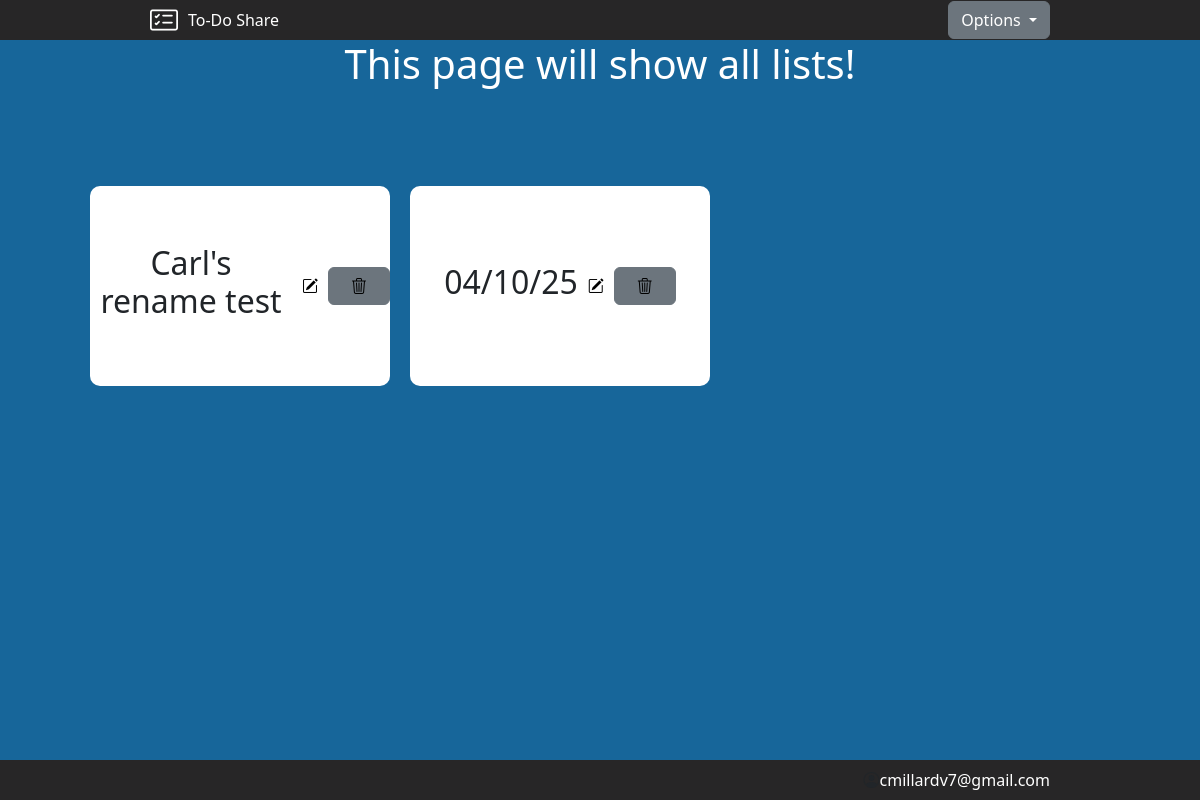
Page /all (signed in) on the earlier database version.
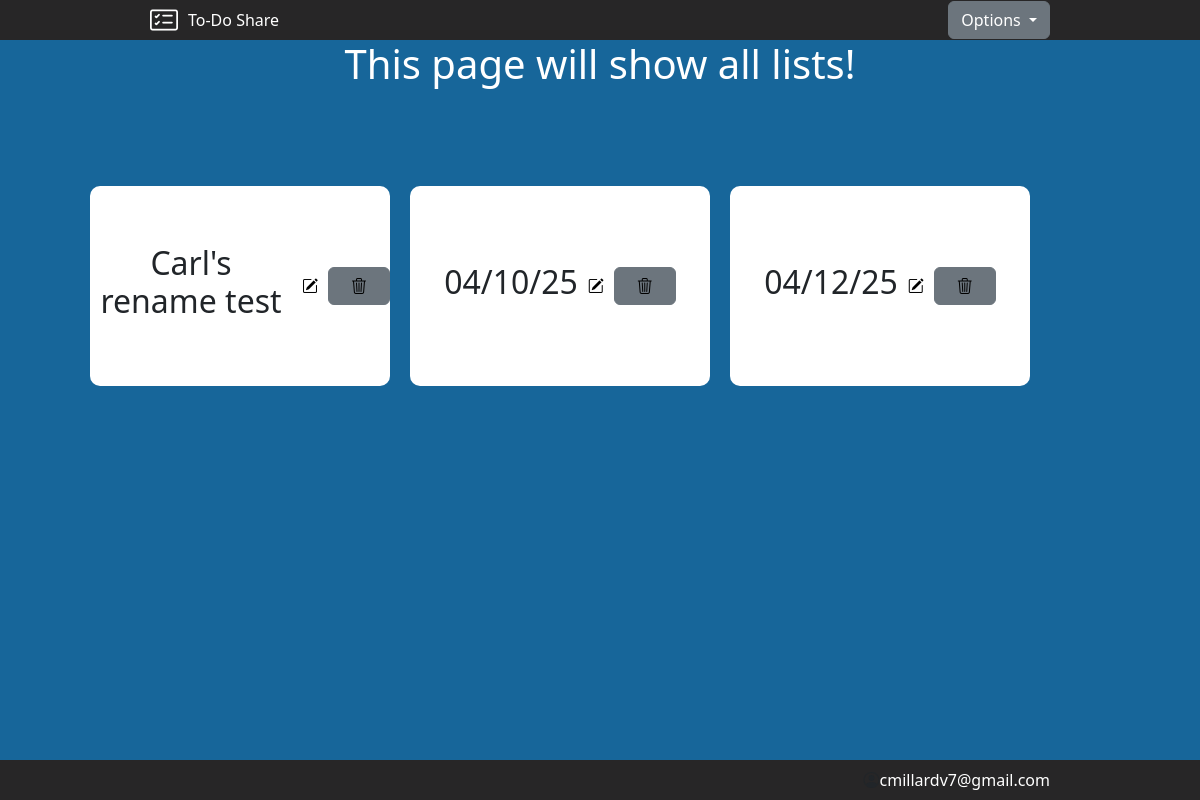
Same page on the later database version.
### main.py (models this page shows)
class ListName(db.Model):
    __tablename__ = "list_names"
    id: Mapped[int] = mapped_column(Integer, primary_key=True)
    list_name: Mapped[str] = mapped_column(String(250), nullable=False)
    list_users: Mapped[List['Users']] = relationship(secondary=relationships_table, back_populates="list_names")
    list_items: Mapped[List['ToDoItem']] = relationship(cascade="all, delete-orphan")
    list_url_id: Mapped[str] = mapped_column(String(), nullable=False, unique=True)

class Users(db.Model, UserMixin):
    __tablename__ = "users"
    id: Mapped[int] = mapped_column(Integer, primary_key=True)
    email: Mapped[str] = mapped_column(String(250), nullable=False, unique=True)
    password: Mapped[str] = mapped_column(String(250), nullable=False)
    list_names: Mapped[List['ListName']] = relationship(secondary=relationships_table, back_populates="list_users")

### main.py (the view)
@app.route("/all")
def all_lists():
    session['list_items'] = []
    session['first_access'] = True
    return render_template("lists.html", current_user=current_user)

### main.py (called while the page is built)
@login_manager.user_loader
def load_user(user_id):
    return db.get_or_404(Users, user_id)

### templates/lists.html
{% include 'header.html' %}
<main id="all-lists-main">
        <h1 id="all-lists-headline">This page will show all lists!</h1>
        <div id="list-card-holder">
                {% set delete_list_url = url_for('delete_list') %}
                {% for list in current_user.list_names %}
                <div class="list-card">
                        <h2>{{ list.list_name }}</h2>
                        <a href="{{ url_for('edit_list', list_url_id=list.list_url_id) }}"><i class="bi bi-pencil-square"></i></a>
                        <button type="button" class="btn btn-secondary delete-list-btn" data-bs-container="body" data-bs-toggle="popover" data-bs-placement="top" data-bs-content="<p>Delete this list?</p>
                                <form action='/delete-list' methods='DELETE'>
                                        <input type='hidden' name='list_name_id' value='{{ list.id }}'>
                                        <button type='submit' class='btn btn-primary'>Delete</button>
                                </form>">
                                <i class="bi bi-trash3"></i>
                        </button>
                </div>
                {% endfor %}
        </div>
</main>
{% include 'footer.html' %}

### templates/header.html (shortened to what this page needs)
<!DOCTYPE html>
<html lang="en">
<head>
    {{ bootstrap.load_css() }}
    <link rel="stylesheet" href="https://cdn.jsdelivr.net/npm/bootstrap-icons@1.11.3/font/bootstrap-icons.min.css">
    <link rel="stylesheet" href="{{ url_for('static', filename='css/styles.css') }}">
</head>
<body>
    <header id="top-bar" >
        <div id="top-bar-title">
            <i class="bi bi-card-checklist"></i><span>To-Do Share</span>
        </div>
        {% if not current_user.is_authenticated %}
        <div class="dropdown">
          <button class="btn btn-secondary dropdown-toggle" type="button" data-bs-toggle="dropdown" aria-expanded="false">
            Options
          </button>
          <ul class="dropdown-menu">
              <li><a class="dropdown-item" href='{{ url_for("log_in") }}'>Log in</a></li>
              <li><a class="dropdown-item" href='{{ url_for("sign_up") }}'>Sign up</a></li>
          </ul>
        </div>
        {% else %}
        <div class="dropdown">
          <button class="btn btn-secondary dropdown-toggle" type="button" data-bs-toggle="dropdown" aria-expanded="false">
            Options
          </button>
        </div>
        {% endif %}
    </header>

### templates/footer.html (shortened to what this page needs)
        <footer>
            <div id="footer-bar">
                {% if current_user.is_authenticated %}
                <i class="bi bi-person-circle"></i>
                <span id="top-bar-email">{{ current_user.email }}</span>
                {% endif %}
            </div>
        </footer>
    </body>
</html>

### static/css/styles.css (style rules this page uses)
a { white-space: nowrap; }
#all-lists-headline { color: white; text-align: center; }
#all-lists-main { display: block; }
#footer-bar { align-items: center; background-color: #272627; display: flex; justify-content: end; width: 100%; height: 40px; padding-right: 150px; }
html, body { background-color: #17669a; }
.list-card { align-items: center; background-color: white; border-radius: 10px; display: flex; height: 200px; width: 300px; justify-content: center; margin: 10px; text-align: center; }
#list-card-holder { display: flex; flex-wrap: wrap; width: 100%; min-height: calc(100vh - 200px); padding: 80px; }
main { align-items: center; display: flex; width: 100%; min-height: calc(100vh - 80px); }
#top-bar { align-items: center; display: flex; background-color: #272627; flex-wrap: wrap; height: 40px; width: 100%; padding: 0 150px; }
#top-bar-email { color: white; }
#top-bar-title { align-items: center; display: flex; flex: 1 1 50%; justify-content: start; color: white; }
i.bi-card-checklist { color: white; font-size: 1.75rem !important; line-height: 1; margin-right: 10px; }
i.bi-trash3 { color: black; line-height: 1; margin: 10px; }
i.bi-pencil-square { color: black; line-height: 1; margin: 10px; }

Differences in the rows shown:
added ListName: list_name "04/12/25", {{ list.id }} 4 (drawn)
